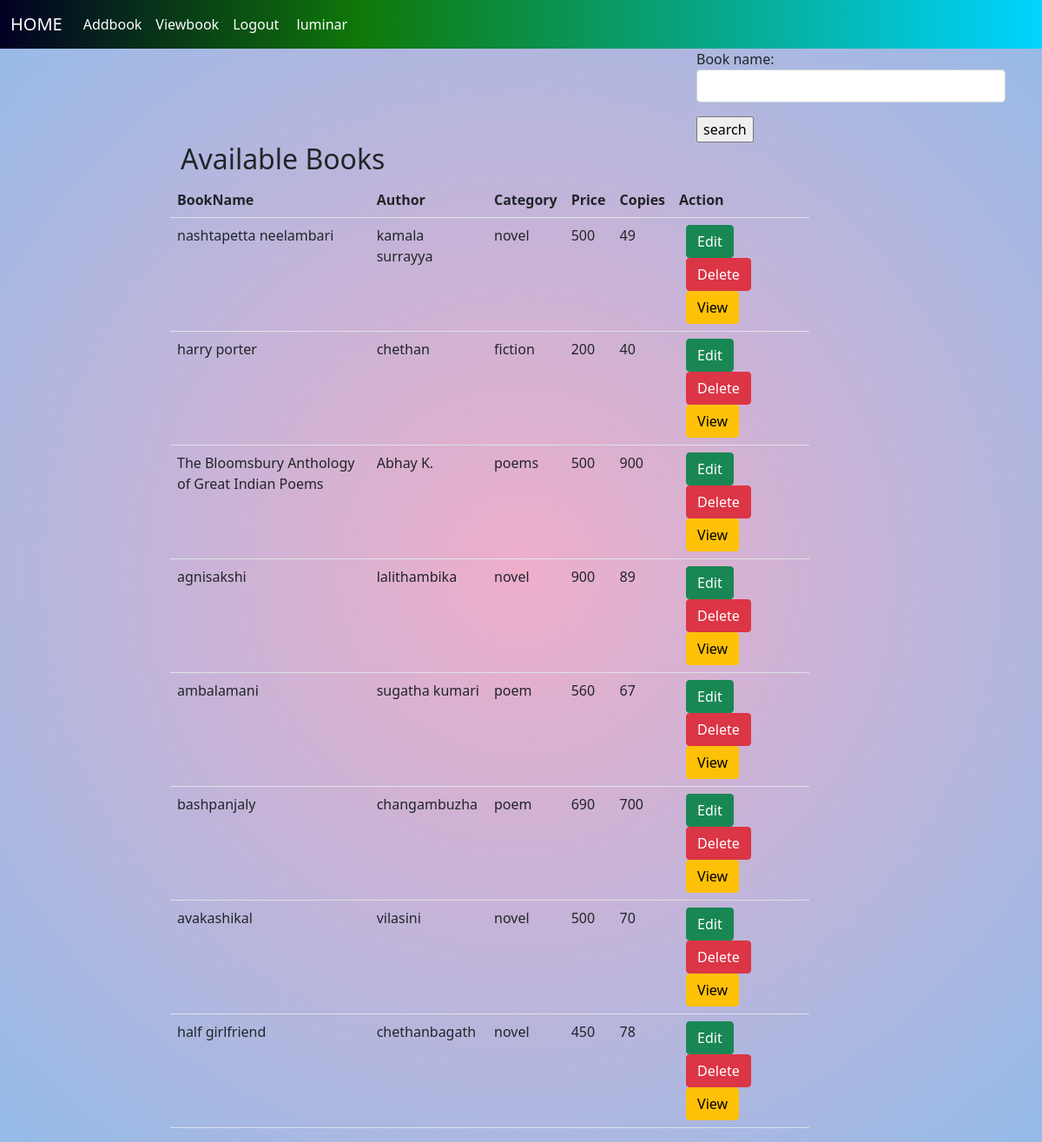
Screenshot of /books (signed in) with the database file from the repository.
### book/models.py (models this page shows, shortened)
class Books(models.Model):
    book_name=models.CharField(max_length=70,unique=True)
    author=models.CharField(max_length=15)
    category=models.CharField(max_length=50)
    price=models.IntegerField()
    copies=models.IntegerField()

### book/views.py (the view, shortened to what this page needs)
# urls.py: path('books',get_books,name="books"),
def get_books(request):
    if request.user.is_authenticated:
        form=SearchForm()
        context = {}
        books=Books.objects.all()
        context["books"]=books
        context['form']=form
        return render(request, "book_list.html", context)
    else:
        return redirect('singn')

### book/forms.py
class SearchForm(forms.Form):
    book_name=forms.CharField(max_length=50,widget=(forms.TextInput(attrs={'class':"form-control"})))

### book/templates/book_list.html (shortened to what this page needs)
<!DOCTYPE html>
{%extends 'base.html'%}
{%block body_block%}
<div class="container">
    <div class="row">
        <div class="col-4"></div>
        <div class="col-4"></div>
        <div class="col-4">
            <form action="" method="post">
                {{form.as_p}}
                <input type="submit" value="search">
            </form>
        </div>
    </div>
    <div class="row">
    <div class="row col-2"></div>
    <div class="row col-8">
        <h2>Available Books</h2>
        <table class="table" mt-5>
            <tr>
                <th>BookName</th>
                <th>Author</th>
                <th>Category</th>
                <th>Price</th>
                <th>Copies</th>
                <th>Action</th>
            </tr>
                {%if books%}
                {%for book in books%}
            <tr>
                <td>{{book.book_name}}</td>
                <td>{{book.author}}</td>
                <td>{{book.category}}</td>
                <td>{{book.price}}</td>
                <td>{{book.copies}}</td>
                <td>
                    <a  class="btn btn-success ms-lg-2" href="{%url 'update' book.id%}">Edit</a>
                    <a class="btn btn-danger ms-lg-2" href="{%url 'remove' book.id%}">Delete</a>
                    <a class="btn btn-warning ms-lg-2" href="{%url 'details' book.id%}">View</a>
                </td>
            </tr>
                {%endfor%}
                {%else%}
            <tr>
                <td colspan="5">
                    <h3>NO book found</h3>
                </td>
            </tr>
            {%endif%}
        </table>
    </div>
</div>
    </div>
{%endblock%}

### book/templates/base.html (shortened to what this page needs)
<!DOCTYPE html>
{%load static%}
<html lang="en">
<head>
<link href="https://cdn.jsdelivr.net/npm/bootstrap@5.0.2/dist/css/bootstrap.min.css" rel="stylesheet">
<link rel="stylesheet" href="{%static 'css/styles.css' %}">
</head>
<body>
<nav class="navbar navbar-expand-lg  mynav">
  <div class="container-fluid">
    <a class="navbar-brand" href="{%url 'index'%}">HOME</a>
    <div class="collapse navbar-collapse" id="navbarSupportedContent">
      <ul class="navbar-nav me-auto mb-2 mb-lg-0">
        <li class="nav-item">
          <a class="nav-link active" aria-current="page" href="{%url 'adds'%}">Addbook</a>
        </li>
        <li class="nav-item">
          <a class="nav-link" href="{%url 'books' %}">Viewbook</a>
        </li>
        {%if request.user%}
        <li class="nav-item">
          <a class="nav-link" href="{%url 'singnout'%}">Logout <span class="ps-3">{{request.user}}</span></a>
        </li>
         {%endif%}
      </ul>
    </div>
  </div>
</nav>
{%block body_block%}
{%endblock%}
</body>
</html>

### book/static/css/styles.css (style rules this page uses)
body { background: rgb(238,174,202); background: radial-gradient(circle, rgba(238,174,202,1) 0%, rgba(148,187,233,1) 100%); }
.mynav { background: rgb(2,0,36); background: linear-gradient(90deg, rgba(2,0,36,1) 0%, rgba(15,121,9,1) 35%, rgba(0,212,255,1) 100%); }
.mynav a { color:white; }

### rows the page displays
Books: book_name "nashtapetta neelambari", author "kamala surrayya", category "novel", price "500", copies "49"
Books: book_name "harry porter", author "chethan", category "fiction", price "200", copies "40"
Books: book_name "The Bloomsbury Anthology of Great Indian Poems", author "Abhay K.", category "poems", price "500", copies "900"
Books: book_name "agnisakshi", author "lalithambika", category "novel", price "900", copies "89"
Books: book_name "ambalamani", author "sugatha kumari", category "poem", price "560", copies "67"
Books: book_name "bashpanjaly", author "changambuzha", category "poem", price "690", copies "700"
Books: book_name "avakashikal", author "vilasini", category "novel", price "500", copies "70"
Books: book_name "half girlfriend", author "chethanbagath", category "novel", price "450", copies "78"

### other values shown
{{ request.user }} "luminar"
